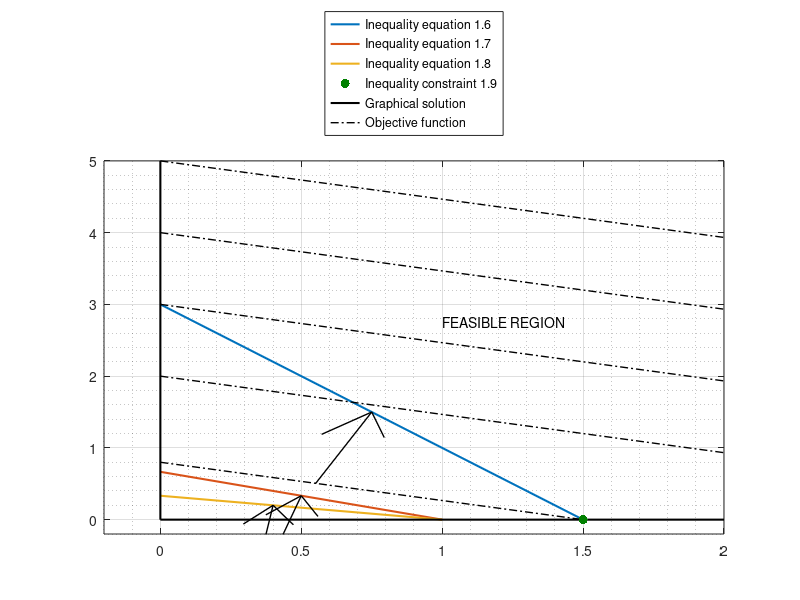

This figure's MATLAB source:
close all
figure

% 1
plot([0, 1.5], [3, 0], 'LineWidth',1.5)

hold on
% 2
plot([1, 0], [0, 2/3], 'LineWidth',1.5)

%3
plot([1, 0], [0, 1/3], 'LineWidth',1.5)
plot(1.5, 0, '.', 'Color', [0 0.5 0], 'MarkerSize',20)


plot([0, 0], [0, 5], 'k', 'LineWidth',1.5)

plot([0, 1.5], [0.8, 0], 'k-.', 'LineWidth',1)

plot([0, 2], [0, 0], 'k', 'LineWidth',1.5)


plot([0, 2], [2, 0.9333], 'k-.', 'LineWidth',1)
plot([0, 2], [3, 1.9333], 'k-.', 'LineWidth',1)
plot([0, 2], [4, 2.9333], 'k-.', 'LineWidth',1)
plot([0, 2], [5, 3.9333], 'k-.', 'LineWidth',1)


p1S = [0.35, -0.6];
p1 = [0.4, 0.2];
D = p1 - p1S;
quiver( p1S(1), p1S(2), D(1), D(2), 0,'k', 'LineWidth',1)


p1S = [0.4, -0.5];
p1 = [0.5, 1/3];
D = p1 - p1S;
quiver( p1S(1), p1S(2), D(1), D(2), 0,'k', 'LineWidth',1)


p1S = [0.55, 0.5];
p1 = [0.75, 1.5];
D = p1 - p1S;
quiver( p1S(1), p1S(2), D(1), D(2), 0,'k',  'LineWidth',1)

plot(1.5, 0, '.', 'Color', [0 0.5 0], 'MarkerSize',20)

xlim([-0.2, 2])
ylim([-0.2, 5])

grid on; grid minor
txt = {'FEASIBLE REGION'};
text(1,2.75,txt)

legend('Inequality equation 1.6','Inequality equation 1.7','Inequality equation 1.8', 'Inequality constraint 1.9', 'Graphical solution', 'Objective function', 'location', 'northoutside')